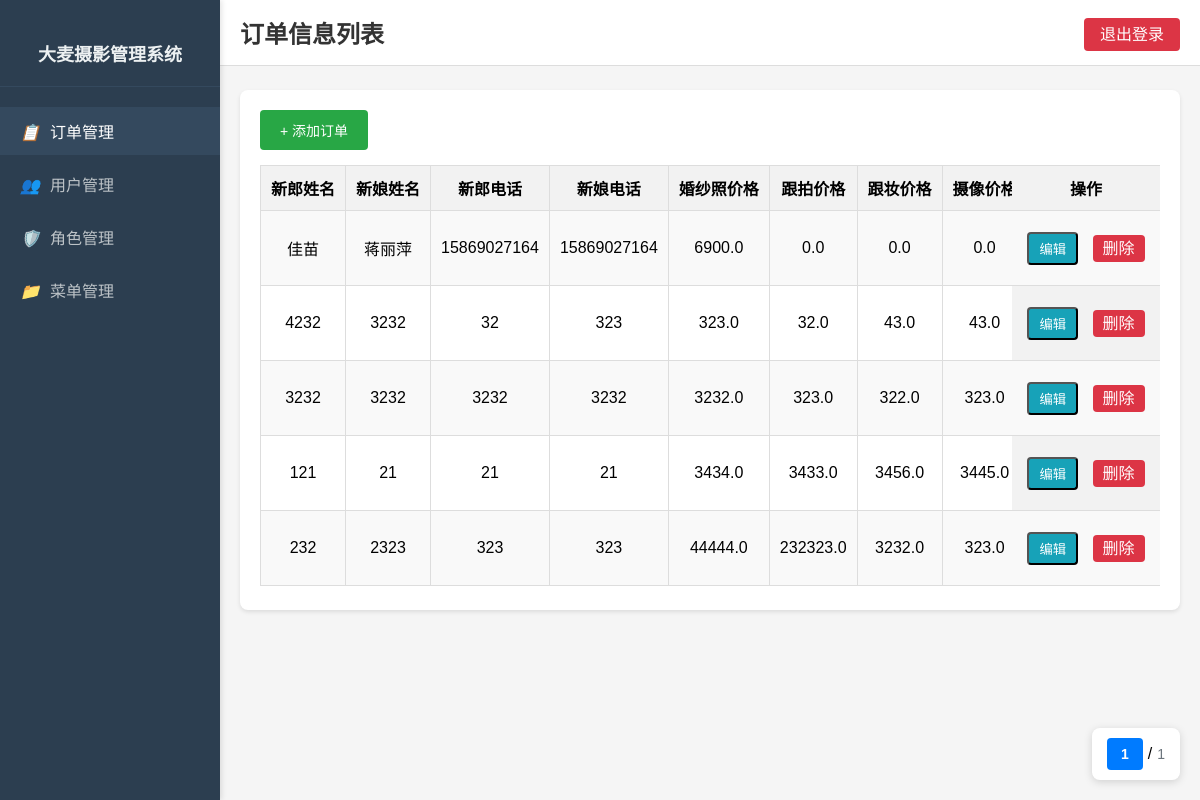
The page / (signed in) on the database its author committed.
### database.py (models this page shows)
class Order(db.Model):
    __tablename__ = 'order'
    orderid = db.Column(db.Integer, primary_key=True)
    groom_name = db.Column(db.String(20))
    bride_name = db.Column(db.String(20))
    groom_phone = db.Column(db.String(16))
    bride_phone = db.Column(db.String(16))
    wedding_dress_price = db.Column(db.Float)  # 婚纱照价格
    makeup_price = db.Column(db.Float)  # 跟妆价格
    photography_price = db.Column(db.Float)  # 跟拍价格
    videography_price = db.Column(db.Float)  # 摄像价格
    dress_rental_price = db.Column(db.Float)  # 租礼服价格
    wedding_celebration_price = db.Column(db.Float)  # 婚庆价格
    total_price = db.Column(db.Float)  # 总价格
    order_time = db.Column(db.DateTime)  # 订单时间
    shoot_time = db.Column(db.DateTime)  # 拍摄时间
    choosePicture_time = db.Column(db.DateTime)  # 选片时间
    confirmPicture_time = db.Column(db.DateTime)  # 看精修时间
    order_status = db.Column(db.String(20))  # 订单状态
    sales_consultant = db.Column(db.String(20))
    photographer = db.Column(db.String(20))
    makeup_artist = db.Column(db.String(20))
    created_by = db.Column(db.String(20))  # 订单创建人
    created_time = db.Column(db.DateTime, default=datetime.utcnow().replace(microsecond=0))  # 订单创建时间

### app.py (the view)
@app.route('/')
def index():
    if 'userid' in session:
        page = request.args.get('page', 1, type=int)
        per_page = 10
        orders = Order.query.order_by(desc(Order.created_time)).paginate(page=page, per_page=per_page)
        return render_template('index.html', orders=orders, format_datetime=format_datetime)
    else:
        return redirect(url_for('login'))

### templates/index.html (shortened to what this page needs)
<!DOCTYPE html>
<html lang="zh-CN">
<head>
</head>
<body>
    <div class="sidebar">
        <div class="sidebar-header">
            <h2>大麦摄影管理系统</h2>
        </div>
        <ul class="sidebar-menu" id="sidebarMenu">
        </ul>
    </div>
    <div class="main-content">
        <div class="top-bar">
            <h1>订单信息列表</h1>
            <div class="logout-button">
                <a href="{{ url_for('logout') }}">退出登录</a>
            </div>
        </div>
        <div class="content-card">
            <button onclick="openAddOrderModal()" class="add-btn">+ 添加订单</button>
            <div class="table-wrapper">
                <div class="table-container">
                    <table style="width: auto; min-width: 100%;">
                        <tr>
                            <th>新郎姓名</th>
                            <th>新娘姓名</th>
                            <th>新郎电话</th>
                            <th>新娘电话</th>
                            <th>婚纱照价格</th>
                            <th>跟拍价格</th>
                            <th>跟妆价格</th>
                            <th>摄像价格</th>
                            <th>租礼服价格</th>
                            <th>婚庆价格</th>
                            <th>操作</th>
                        </tr>
                        {% for order in orders %}
                        <tr>
                            <td>{{ order.groom_name }}</td>
                            <td>{{ order.bride_name }}</td>
                            <td>{{ order.groom_phone }}</td>
                            <td>{{ order.bride_phone }}</td>
                            <td>{{ order.wedding_dress_price }}</td>
                            <td>{{ order.photography_price }}</td>
                            <td>{{ order.makeup_price }}</td>
                            <td>{{ order.videography_price }}</td>
                            <td>{{ order.dress_rental_price }}</td>
                            <td>{{ order.wedding_celebration_price }}</td>
                            <td>
                                <button onclick="openEditOrderModal({{ order.orderid }})" class="action-btn edit-btn">编辑</button>
                                <a href="{{ url_for('delete_order', order_id=order.orderid) }}" class="action-btn delete-btn" onclick="return confirmDelete();">删除</a>
                            </td>
                        </tr>
                        {% endfor %}
                    </table>
                </div>
            </div>
            <div class="pagination-fixed">
                <div class="pagination">
                    <span class="current-page">{{ orders.page }}</span>
                    /
                    <span class="total-pages">{{ orders.pages }}</span>
                </div>
            </div>
        </div>
    </div>
</body>
</html>

### templates/index.html (style rules this page uses)
* { margin: 0; padding: 0; box-sizing: border-box; }
body { font-family: Arial, sans-serif; background-color: #f5f5f5; min-height: 100vh; }
.sidebar { width: 220px; background-color: #2c3e50; color: white; padding: 20px 0; position: fixed; left: 0; top: 0; height: 100vh; overflow-y: auto; box-shadow: 2px 0 5px rgba(0, 0, 0, 0.1); z-index: 100; }
.sidebar-header { text-align: center; padding: 20px; border-bottom: 1px solid #34495e; margin-bottom: 20px; }
.sidebar-header h2 { font-size: 18px; color: #ecf0f1; }
.sidebar-menu { list-style: none; }
.main-content { margin-left: 220px; padding: 20px; min-height: 100vh; }
.top-bar { display: flex; justify-content: space-between; align-items: center; position: fixed; left: 220px; right: 0; top: 0; padding: 15px 20px; background-color: white; border-bottom: 1px solid #ddd; z-index: 99; }
.top-bar h1 { font-size: 24px; color: #333; margin: 0; }
.logout-button a { background-color: #dc3545; color: white; padding: 8px 16px; border-radius: 4px; text-decoration: none; transition: background-color 0.3s ease; }
.content-card { margin-top: 70px; background-color: white; border-radius: 8px; padding: 20px; box-shadow: 0 2px 4px rgba(0, 0, 0, 0.1); }
.add-btn { display: inline-block; background-color: #28a745; color: white; padding: 10px 20px; border-radius: 4px; text-decoration: none; margin-bottom: 15px; transition: background-color 0.3s ease; cursor: pointer; border: none; font-size: 14px; }
.table-wrapper { position: relative; width: 100%; overflow-x: auto; overflow-y: visible; }
.table-container { display: inline-block; width: 100%; min-width: 1800px; position: relative; }
table { border-collapse: collapse; width: 100%; background-color: white; }
th, td { border: 1px solid #ddd; padding: 10px; text-align: center; }
th { background-color: #f2f2f2; font-weight: bold; white-space: nowrap; position: sticky; top: 0; z-index: 3; }
th:last-child, td:last-child { position: sticky; right: 0; min-width: 140px; white-space: nowrap; background-color: #f2f2f2 !important; z-index: 5; border-left: 2px solid #999; }
th:last-child { z-index: 6; }
tr:nth-child(even) { background-color: #f9f9f9; }
tr:nth-child(even) td:last-child { background-color: #f9f9f9 !important; }
.pagination-fixed { position: fixed; bottom: 20px; right: 20px; background-color: white; padding: 10px 15px; border-radius: 8px; box-shadow: 0 2px 8px rgba(0, 0, 0, 0.15); z-index: 98; }
.pagination { display: inline-flex; align-items: center; gap: 5px; }
.pagination .current-page { padding: 8px 14px; background-color: #007bff; color: white; border-radius: 4px; font-size: 14px; font-weight: bold; }
.pagination .total-pages { color: #6c757d; font-size: 14px; }
a { text-decoration: none; color: #007bff; transition: color 0.3s ease; }
.action-btn { margin: 0 5px; padding: 5px 10px; border-radius: 4px; text-decoration: none; }
.edit-btn { background-color: #17a2b8; color: white; }
.delete-btn { background-color: #dc3545; color: white; }

### rows shown on the page
Order: groom_name "佳苗", bride_name "蒋丽萍", groom_phone "15869027164", bride_phone "15869027164", wedding_dress_price "6900.0", photography_price "0.0", makeup_price "0.0", videography_price "0.0"
Order: groom_name "4232", bride_name "3232", groom_phone "32", bride_phone "323", wedding_dress_price "323.0", photography_price "32.0", makeup_price "43.0", videography_price "43.0"
Order: groom_name "3232", bride_name "3232", groom_phone "3232", bride_phone "3232", wedding_dress_price "3232.0", photography_price "323.0", makeup_price "322.0", videography_price "323.0"
Order: groom_name "121", bride_name "21", groom_phone "21", bride_phone "21", wedding_dress_price "3434.0", photography_price "3433.0", makeup_price "3456.0", videography_price "3445.0"
Order: groom_name "232", bride_name "2323", groom_phone "323", bride_phone "323", wedding_dress_price "44444.0", photography_price "232323.0", makeup_price "3232.0", videography_price "323.0"

### other values the page prints
{{ orders.page }} "1"
{{ orders.pages }} "1"
